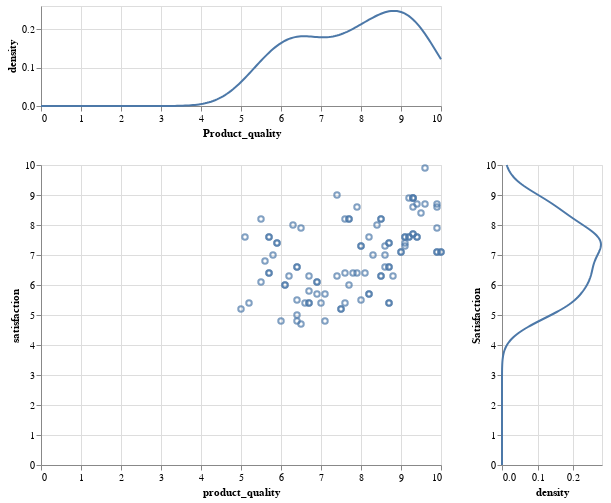

The notebook cell saved with this chart:
### Code cell
base = alt.Chart(df).encode(
    x='product_quality:Q',
    y='satisfaction:Q',
)

points = base.mark_point()

density_x = base.transform_density(
    density='product_quality',
    as_=['Product_quality', 'density'],
    extent = [0,10]
).mark_line(orient='vertical').encode(
    x="Product_quality:Q",
    y='density:Q'
).properties(
    height=100
)

density_y = base.transform_density(
    density='satisfaction',
    as_=['Satisfaction', 'density'],
    extent = [0, 10]
).mark_line(orient='horizontal').encode(
    x='density:Q',
    y="Satisfaction:Q"
).properties(
    width=100
)

density_x & (points | density_y)
